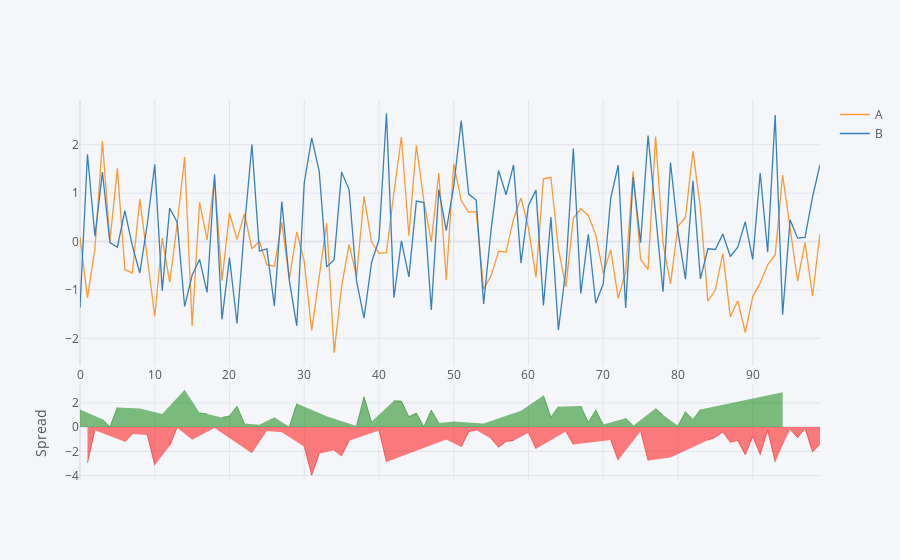

Source (notebook cell):
### Code cell
df[['A','B']].iplot(kind='spread')
